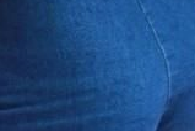
#> input picture Computer Vision/00OpenCV/image/roi1.png, 195 x 131 px
$ python '反向投影法定位焊点位置.py'
#> lines starting #> are read from the running program, lines starting #| are printed output that depends on the picture; after the words box and inside, x2 and y2 are one past the last pixel; in counts of white or black regions, pixels touching at a corner belong together
import cv2
import numpy as np
roi = cv2.imread('./image/roi1.png')
#> roi is the input picture: shape (131, 195, 3); mean B, G, R 128.8, 73.7, 29.2
hsv = cv2.cvtColor(roi, cv2.COLOR_BGR2HSV)
#> hsv: shape (131, 195, 3); mean H, S, V 106.8, 196.5, 128.8
target = cv2.imread('./image/blue_shorts.jpg')
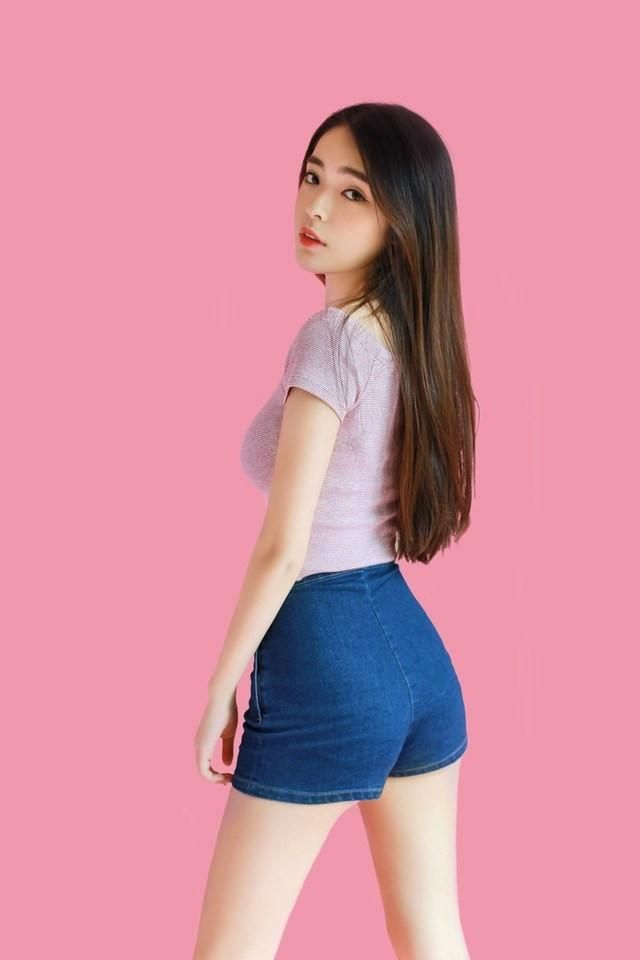
#> input picture Computer Vision/00OpenCV/image/blue_shorts.jpg, 640 x 960 px
#> target is the input picture: shape (960, 640, 3); mean B, G, R 161.5, 143.7, 211.8
hsvt = cv2.cvtColor(target, cv2.COLOR_BGR2HSV)
#> hsvt: shape (960, 640, 3); mean H, S, V 144.2, 97, 218
# calculating object histogram
roihist = cv2.calcHist([hsv], [0, 1], None, [180, 256], [0, 180, 0, 256])
# normalize histogram and apply backprojection
# 归一化：原始图像，结果图像，映射到结果图像中的最小值，最大值，归一化类型
# cv2.NORM_MINMAX 对数组的所有值进行转化，使它们线性映射到最小值和最大值之间
# 归一化之后的直方图便于显示，归一化之后就成了 0 到 255 之间的数了。
cv2.normalize(roihist, roihist, 0, 255, cv2.NORM_MINMAX)
#> roihist: shape (180, 256) float32; min 0, max 255, mean 0.2
dst = cv2.calcBackProject([hsvt], [0, 1], roihist, [0, 180, 0, 256], 1)
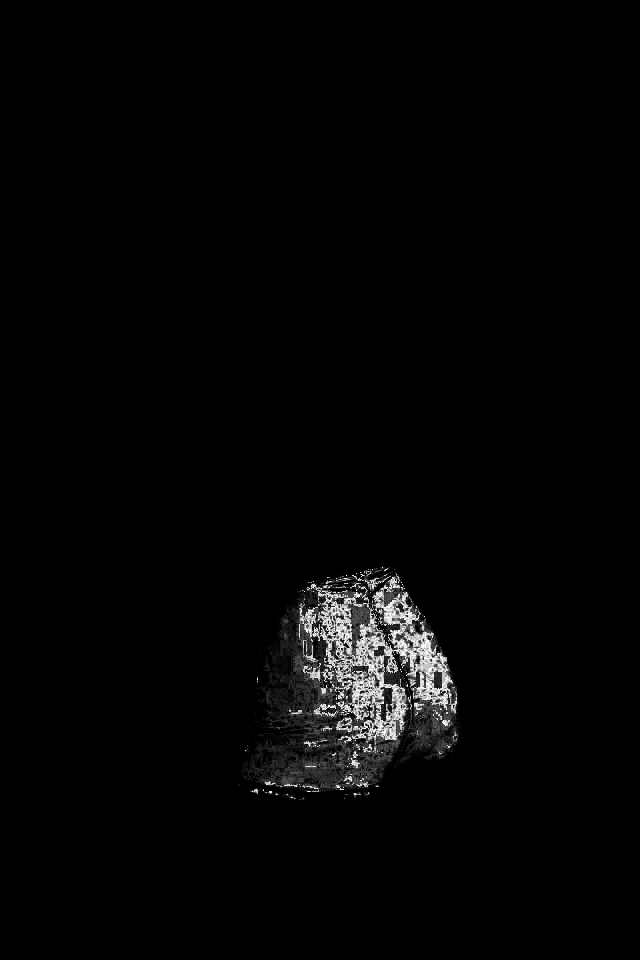
#> dst: shape (960, 640); min 0, max 255, mean 4.7
# Now convolute with circular disc
# 此处卷积可以把分散的点连在一起
disc = cv2.getStructuringElement(cv2.MORPH_ELLIPSE, (5, 5))
dst = cv2.filter2D(dst, -1, disc)
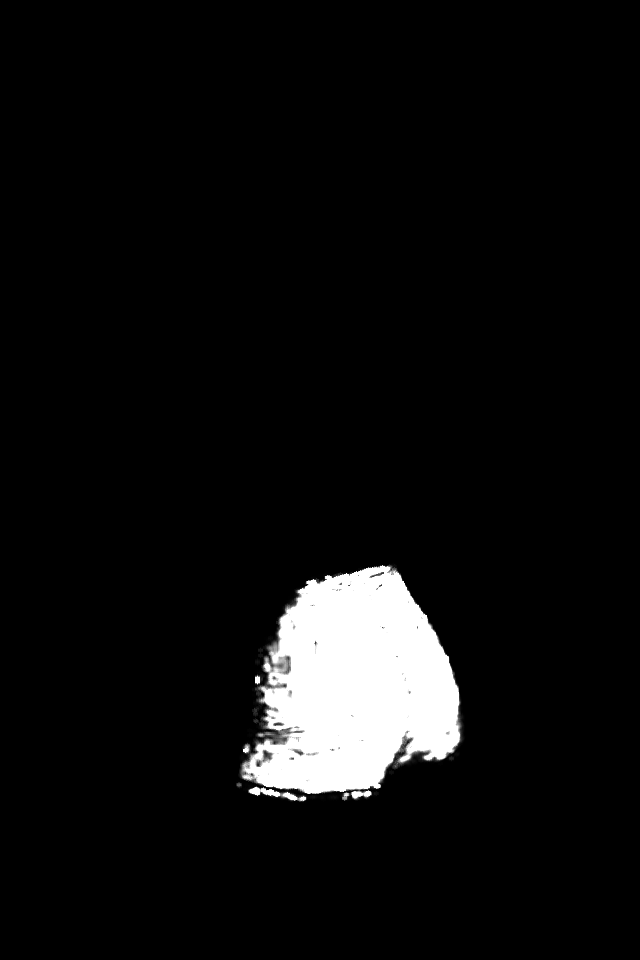
#> dst: shape (960, 640); min 0, max 255, mean 14.5
# threshold and binary AND
ret, thresh = cv2.threshold(dst, 50, 255, 0)
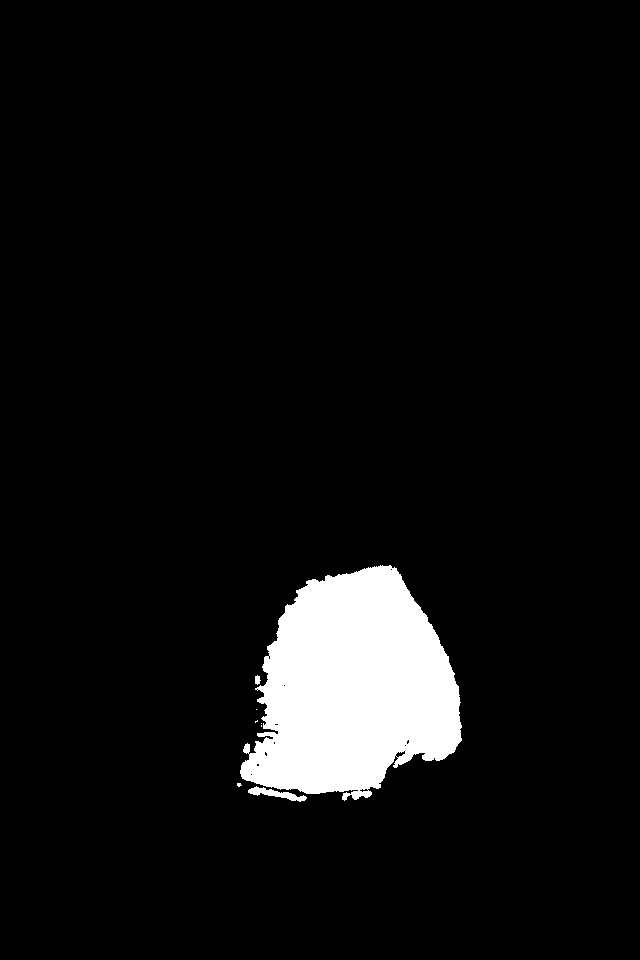
#> thresh: shape (960, 640); 5.9% white; 8 white regions (5 under 20 px), largest, box (x1, y1, x2, y2) and area: (240, 565, 462, 801) 36123, (248, 786, 307, 802) 351, (255, 675, 261, 685) 43
# 别忘了是三通道图像，因此这里使用 merge 变成 3 通道
thresh = cv2.merge((thresh, thresh, thresh))
# 按位操作
res = cv2.bitwise_and(target, thresh)
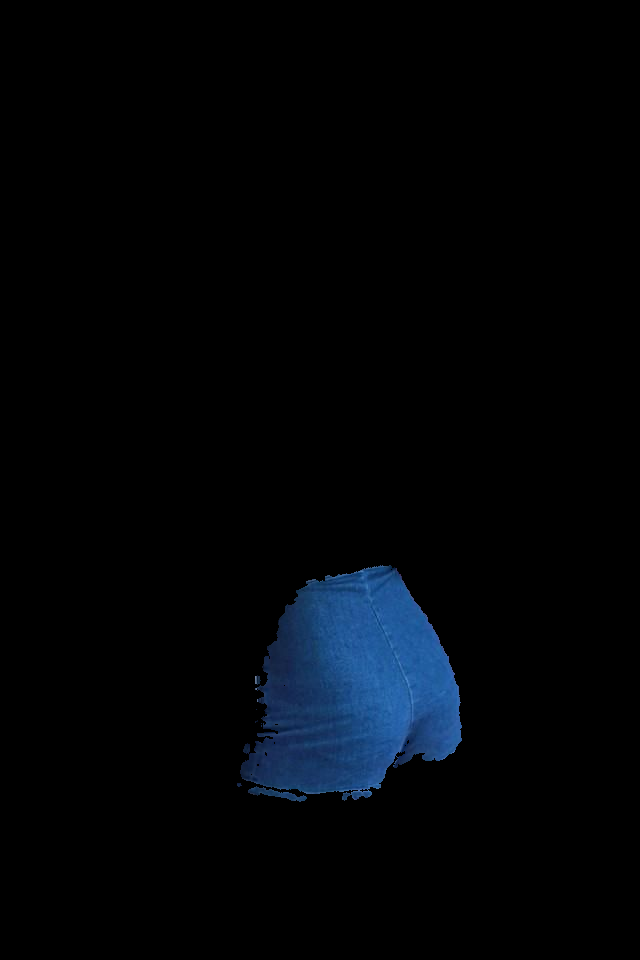
#> res: shape (960, 640, 3); mean B, G, R 7.5, 4.3, 1.8
res = np.hstack((target, thresh, res))
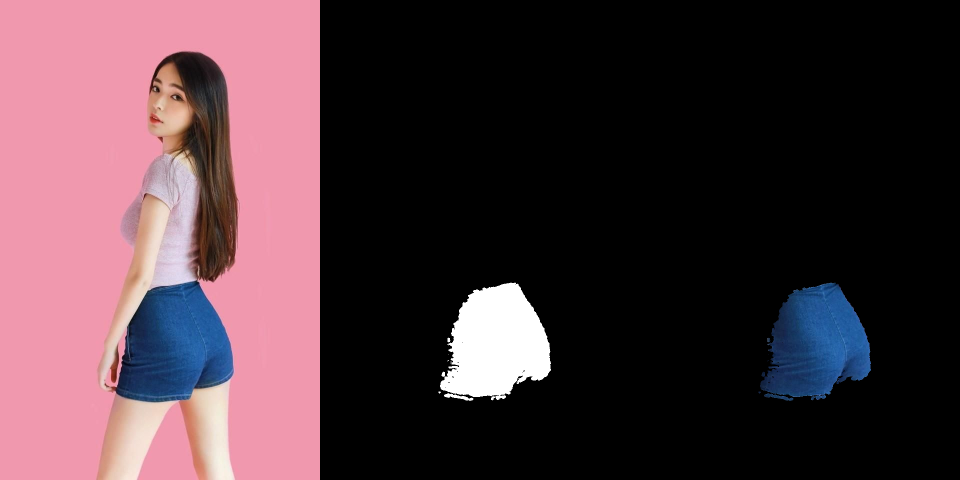
#> res: shape (960, 1920, 3) (shown at 1/2 size); mean B, G, R 61.4, 54.4, 76.2
cv2.imwrite('res.jpg', res)
# 显示图像
cv2.imshow('1', res)
cv2.waitKey(0)
cv2.destroyAllWindows()
